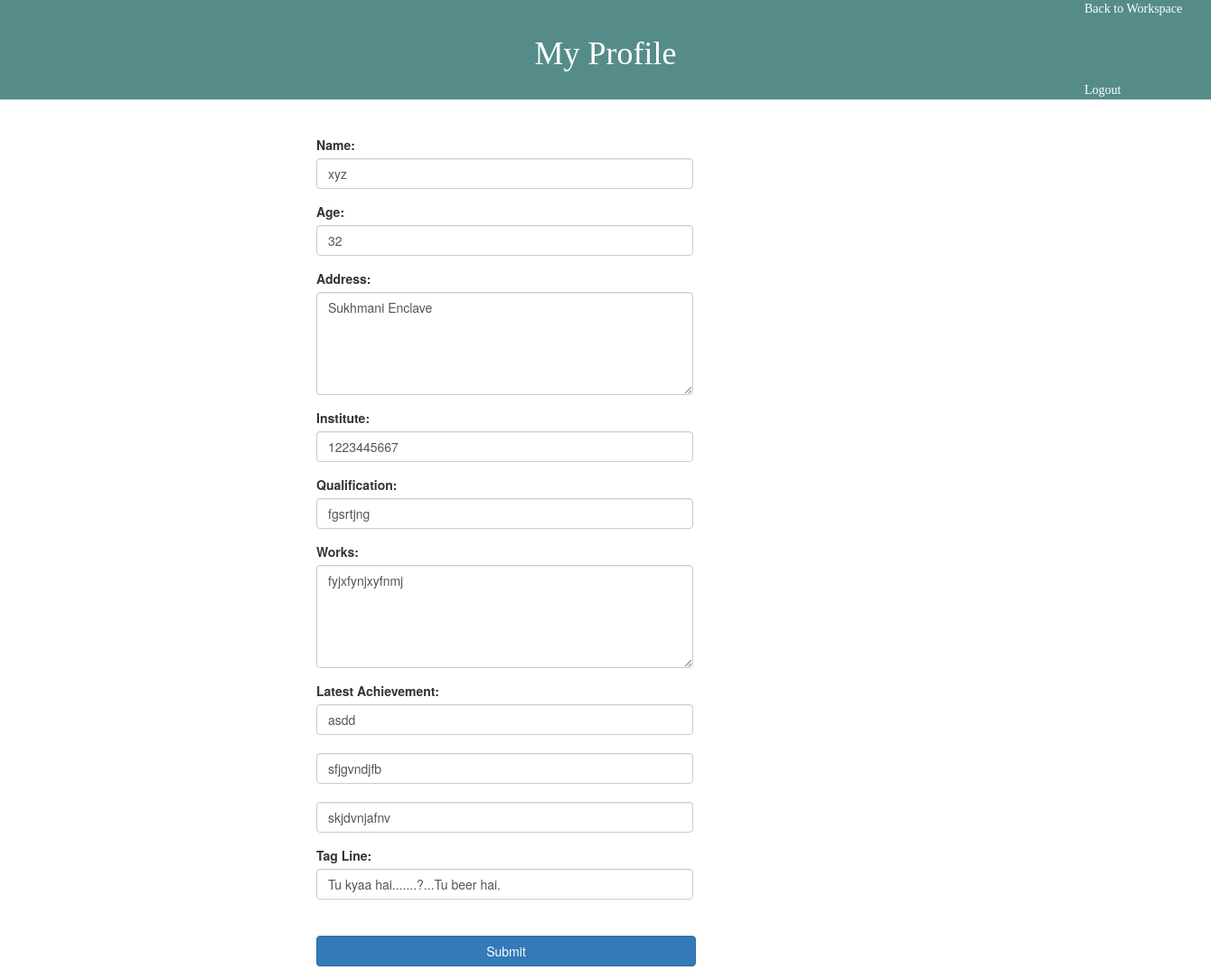
Screenshot of /EditProfile/ (signed in) with the database file from the repository.
### user/models.py (models this page shows, shortened)
class Student(models.Model):
	name = models.CharField(max_length=200)
	age = models.CharField(max_length=5)
	institute = models.CharField(max_length=200)
	address = models.TextField()
	qualification = models.CharField(max_length=300)
	works = models.TextField()
	tag_line = models.CharField(max_length=200)
	is_leader = models.BooleanField(default=False)
	achievement1 = models.CharField(max_length=200)
	achievement2 = models.CharField(max_length=200)
	achievement3 = models.CharField(max_length=200)

### user/views.py (the view)
# urls.py: url(r'^EditProfile/$',				views.edit_profile,		name='EditProfile'),
def edit_profile(request):
	studentrel = get_object_or_404(StudentRel, auth=request.user)
	student = studentrel.mine
	return render(request, 'website/EditProfile.html',{'student':student})

### user/templates/website/EditProfile.html (shortened to what this page needs)
<html>
<head>
{% load staticfiles %}
        <link rel="stylesheet" href="{% static 'bootstrap-3.3.5-dist/css/bootstrap.min.css' %}">
  </head>
	<body>
		<div id="Header">
		<a  href="{% url "Member" %}">Back to Workspace</a>
		<h1>My Profile</h1>
		<a href="{% url "Logout" %}">Logout</a>
		<br>
		</div>
		<br>
		<br>
        <div class="col-sm-3"></div>
		<div class="col-sm-4">
		<form role="form" action="{% url "SaveStudent" %}" method="post">{% csrf_token %}
                        <div class="form-group">
                    <label for="name">Name:</label>
                    <input type="text" class="form-control" id="name" name="name" value="{{student.name}}" >
                  </div>
            <div class="form-group">
                    <label for="age">Age:</label>
                    <input type="text" class="form-control" id="age" name="age" value="{{student.age}}" >
                  </div>
              <div class="form-group">
                        <label for="addr">Address:</label>
                       <textarea class="form-control" rows="5" id="addr" name="address" >{{student.address}}</textarea>
                      </div>
            <div class="form-group">
                    <label for="institute">Institute:</label>
                    <input type="text" class="form-control" id="institute" name="institute"  value="{{student.institute}}" >
                  </div>
            <div class="form-group">
                    <label for="quaul">Qualification:</label>
                    <input type="text" class="form-control" id="qual" name="qualification" value="{{student.qualification}}">
                  </div>
            <div class="form-group">
                        <label for="works">Works:</label>
                       <textarea class="form-control" rows="5" id="works" name="works" >{{student.works}}</textarea>
                      </div>
            <div class="form-group">
                    <label for="achieve">Latest Achievement:</label>
                    <input type="text" class="form-control" id="achieve" name="achievement1" value="{{student.achievement1}}" ><br>
                    <input type="text" class="form-control" name="achievement2" value="{{student.achievement2}}" /><br>
		            <input type="text" class="form-control" name="achievement3" value="{{student.achievement3}}" />
                  </div>
            <div class="form-group">
                    <label for="tag">Tag Line:</label>
                    <input type="text" class="form-control" id="tag" name="tag_line" value="{{student.tag_line}}" >
                <br><br>
            <button type="Submit" style="  width: 420px;" class="btn btn-primary">Submit</button>
		</form>
		</div>
</body>
</html>

### user/templates/website/EditProfile.html (style rules this page uses)
input { height:30px; width:300px; }
textarea { vertical-align:top; }
#Header { font-family:Palatino, serif; color:white; min-width:1330px; background-color:#558C89; }
#Header a { margin:0px 0px 0px 1200px; color:white; text-decoration:none; }
#Header h1 { text-align:center; }

### rows the page displays
Student: name "xyz", age "32", address "Sukhmani Enclave", institute "1223445667", qualification "fgsrtjng", works "fyjxfynjxyfnmj", achievement1 "asdd", achievement2 "sfjgvndjfb", achievement3 "skjdvnjafnv", tag_line "Tu kyaa hai.......?...Tu beer hai."
